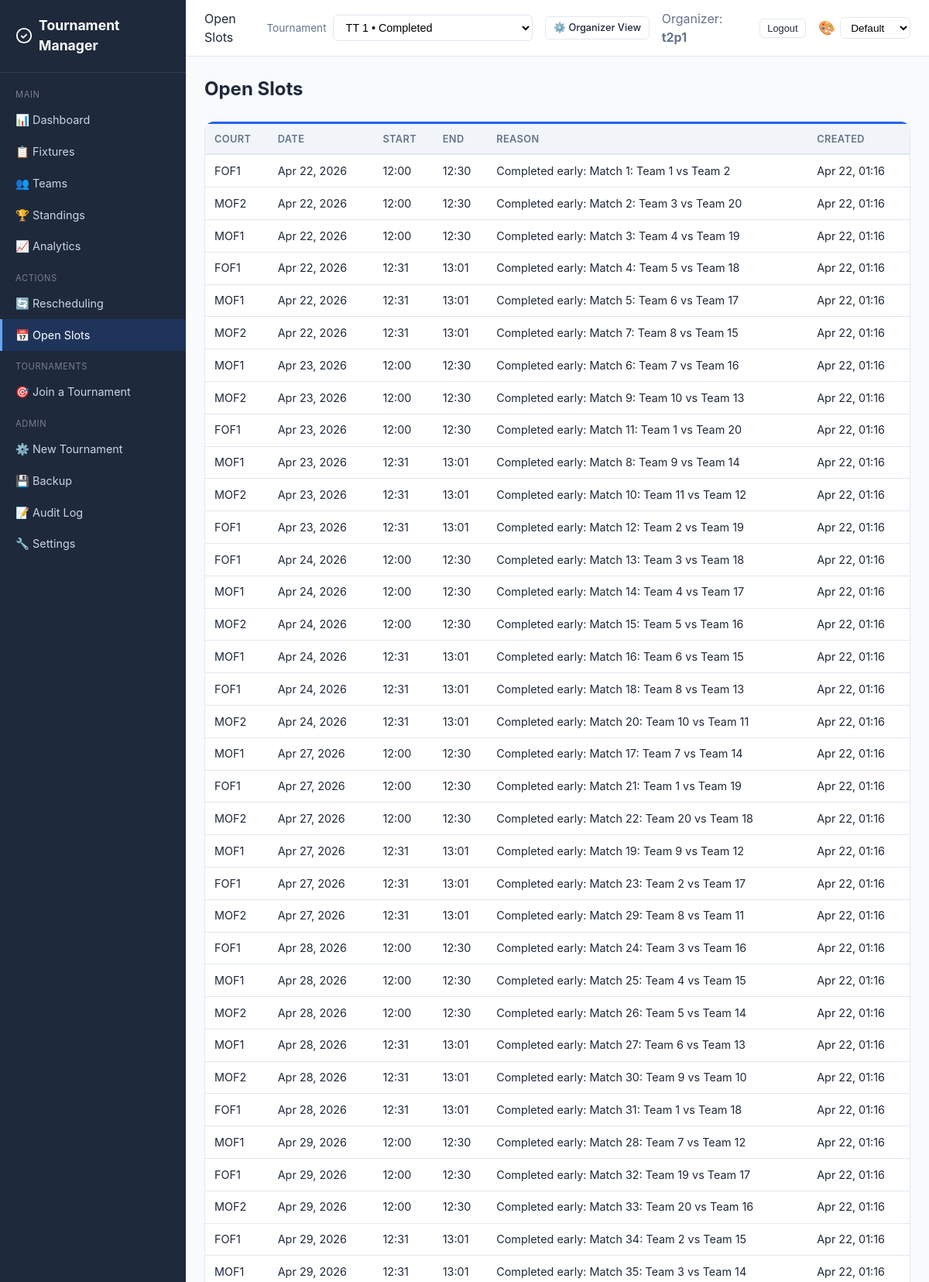
/open-slots/ (signed in, upper part), run on the app's committed database.
### core/models.py (models this page shows, shortened)
class OpenSlot(models.Model):
    tournament = models.ForeignKey(
        Tournament, on_delete=models.CASCADE, related_name="open_slots"
    )
    court = models.ForeignKey(Court, on_delete=models.CASCADE)
    start_time = models.DateTimeField()
    end_time = models.DateTimeField()
    reason = models.CharField(max_length=200, default="")
    created_at = models.DateTimeField(auto_now_add=True)
    class Meta:
        ordering = ["start_time"]

class Court(models.Model):
    tournament = models.ForeignKey(
        Tournament, on_delete=models.CASCADE, related_name="courts"
    )
    name = models.CharField(max_length=100)
    is_available = models.BooleanField(default=True)
    class Meta:
        unique_together = ["tournament", "name"]

### core/views.py (the view)
# urls.py: path("open-slots/", views.open_slots_view, name="open_slots"),
@login_required
def open_slots_view(request):
    tournament = _get_tournament(request)
    if tournament:
        _expire_no_show_reports(tournament)
    context = {
        "tournament": tournament,
        "slots": [],
        **_tournament_context(request, tournament),
    }
    if tournament:
        _sync_open_slots_for_tournament(tournament)
        context["slots"] = tournament.open_slots.select_related("court").filter(end_time__gt=timezone.now())
    return _render_refreshable_page(
        request,
        "core/open_slots.html",
        "core/partials/open_slots_content.html",
        context,
    )

### core/models.py (called while the page is built)
    def __str__(self):
        t1 = self.team1.name if self.team1 else "TBD"
        t2 = self.team2.name if self.team2 else "TBD"
        return f"Match {self.match_number}: {t1} vs {t2}"

### core/views.py (called while the page is built, shortened)
def _get_available_tournaments():
    return Tournament.objects.annotate(
        team_count=Count("teams", distinct=True),
        match_count=Count("matches", distinct=True),
    ).annotate(
        status_rank=db_models.Case(
            db_models.When(status="active", then=db_models.Value(0)),
            db_models.When(status="registration_open", then=db_models.Value(1)),
            db_models.When(status="ready", then=db_models.Value(2)),
            db_models.When(status="scheduled", then=db_models.Value(3)),
            db_models.When(status="setup", then=db_models.Value(4)),
            db_models.When(status="completed", then=db_models.Value(5)),
            default=db_models.Value(6),
            output_field=db_models.IntegerField(),
        )
    ).order_by("status_rank", "-created_at")

def _tournament_context(request, tournament=None):
    if not request.user.is_authenticated:
        return {}
    has_dual_roles = _has_dual_roles(request.user)
    view_mode = request.session.get("view_mode", "team") if has_dual_roles else None
    ctx = {
        "has_dual_roles": has_dual_roles,
        "view_mode": view_mode,
    }
    if _is_organizer(request.user):
        ctx.update({
            "available_tournaments": _get_available_tournaments(),
            "selected_tournament": tournament,
        })
        return ctx

def _is_organizer(user):
    return user.is_staff or user.is_superuser

def _has_dual_roles(user):
    if not _is_organizer(user):
        return False
    return user.memberships.exists()

def _is_partial_refresh(request):
    return (
        request.GET.get("partial") == "1"
        and request.headers.get("x-requested-with", "").lower() == "xmlhttprequest"
    )

def _render_refreshable_page(request, full_template, partial_template, context):
    template_name = partial_template if _is_partial_refresh(request) else full_template
    return render(request, template_name, context)

def _expire_no_show_reports(tournament=None):
    pending_reports = NoShowReport.objects.filter(status="pending").select_related(
        "match", "absent_team", "present_team"
    )
    if tournament is not None:
        pending_reports = pending_reports.filter(match__tournament=tournament)
    now = timezone.now()

### templates/core/open_slots.html (shortened to what this page needs)
{% extends "core/base.html" %}
{% block page_header %}Open Slots{% endblock %}
{% block content %}
<h1 class="page-title">Open Slots</h1>
<div id="open-slots-live-region" data-auto-refresh="true" data-refresh-interval="10000">
    {% include "core/partials/open_slots_content.html" %}
</div>
{% endblock %}

### templates/core/base.html (shortened to what this page needs)
{% load static %}
<!DOCTYPE html>
<html lang="en">
<head>
    <link rel="stylesheet" href="{% static 'css/style.css' %}?v={% now 'YmdHis' %}">
</head>
<body>
{% if user.is_authenticated %}
<div class="app-layout">
    <aside class="sidebar">
        <div class="sidebar-brand">
            <svg viewBox="0 0 24 24" fill="none" stroke="currentColor" stroke-width="2"><circle cx="12" cy="12" r="10"/><path d="M8 12l3 3 5-5"/></svg>
            Tournament Manager
        </div>
        <nav class="sidebar-nav">
            <div class="sidebar-section">Main</div>
            <a href="{% url 'dashboard' %}" class="{% if request.resolver_match.url_name == 'dashboard' %}active{% endif %}">📊 Dashboard</a>
            <a href="{% url 'fixtures' %}" class="{% if request.resolver_match.url_name == 'fixtures' %}active{% endif %}">📋 Fixtures</a>
            <a href="{% url 'teams' %}" class="{% if request.resolver_match.url_name == 'teams' or request.resolver_match.url_name == 'team_detail' %}active{% endif %}">👥 Teams</a>
            <a href="{% url 'standings' %}" class="{% if request.resolver_match.url_name == 'standings' %}active{% endif %}">🏆 Standings</a>
            <a href="{% url 'analytics' %}" class="{% if request.resolver_match.url_name == 'analytics' %}active{% endif %}">📈 Analytics</a>
            <div class="sidebar-section">Actions</div>
            <a href="{% url 'rescheduling' %}" class="{% if request.resolver_match.url_name == 'rescheduling' %}active{% endif %}">🔄 Rescheduling</a>
            <a href="{% url 'open_slots' %}" class="{% if request.resolver_match.url_name == 'open_slots' %}active{% endif %}">📅 Open Slots</a>
            {% if team %}
            <div class="sidebar-section">My Team</div>
            <a href="{% url 'team_detail' pk=team.pk %}" class="{% if request.resolver_match.url_name == 'team_detail' %}active{% endif %}">🏅 {{ team.name }}</a>
            {% if joinable_tournaments %}
            <a href="{% url 'join_tournament_list' %}" class="{% if request.resolver_match.url_name == 'join_tournament_list' or request.resolver_match.url_name == 'join_tournament' or request.resolver_match.url_name == 'create_team' %}active{% endif %}" style="margin-top:0.5rem;">➕ Join New Tournament
                <span style="font-size:0.7rem;background:var(--primary);color:#fff;border-radius:10px;padding:1px 7px;margin-left:0.3rem;vertical-align:middle;">{{ joinable_tournaments|length }}</span>
            </a>
            {% endif %}
            {% else %}
            <div class="sidebar-section">Tournaments</div>
            <a href="{% url 'join_tournament_list' %}" class="">🎯 Join a Tournament</a>
            {% endif %}
            {% if user.is_staff %}
            <div class="sidebar-section">Admin</div>
            <a href="{% url 'tournament_setup' %}" class="{% if request.resolver_match.url_name == 'tournament_setup' %}active{% endif %}">⚙️ New Tournament</a>
            <a href="{% url 'backup' %}" class="{% if request.resolver_match.url_name == 'backup' %}active{% endif %}">💾 Backup</a>
            <a href="{% url 'audit_log' %}" class="{% if request.resolver_match.url_name == 'audit_log' %}active{% endif %}">📝 Audit Log</a>
            <a href="{% url 'settings' %}" class="{% if request.resolver_match.url_name == 'settings' %}active{% endif %}">🔧 Settings</a>
            {% endif %}
        </nav>
    </aside>
    <div class="main-content">
        <header class="topbar">
            <div class="topbar-left">
                <span>{% block page_header %}{% endblock %}</span>
            </div>
            <div class="topbar-right">
                {% if user.is_staff and available_tournaments %}
                <form method="post" action="{% url 'select_tournament' %}" style="display:flex;align-items:center;gap:0.5rem;">
                    <label for="tournament-switch" class="text-muted" style="font-size:0.85rem;">Tournament</label>
                    <select id="tournament-switch" name="tournament_id" class="form-select" onchange="this.form.submit()" style="min-width:220px;">
                        {% for t in available_tournaments %}
                        <option value="{{ t.pk }}" {% if selected_tournament and t.pk == selected_tournament.pk %}selected{% endif %}>
                            {{ t.name }} • {{ t.get_status_display }}
                        </option>
                        {% endfor %}
                    </select>
                </form>
                {% endif %}
                {% if has_dual_roles %}
                <a href="{% url 'toggle_view_preference' %}" class="btn btn-outline btn-sm" title="Switch view mode">
                    {% if view_mode == 'organizer' %}
                    👤 Team View
                    {% else %}
                    ⚙️ Organizer View
                    {% endif %}
                </a>
                {% endif %}
                {% if team %}
                <a href="{% url 'team_detail' pk=team.pk %}" class="btn btn-outline btn-sm">&#9881;&#65039; {{ team.name }}</a>
                {% elif user.is_staff %}
                <span class="text-muted">Organizer: <strong>{{ user.username }}</strong></span>
                {% endif %}
                <form method="post" action="{% url 'logout' %}" style="display:inline;">
                    <button type="submit" class="btn btn-outline btn-sm">Logout</button>
                </form>
                <div class="theme-picker">
                    <label for="themeSelect" style="font-size:1.1rem;cursor:default;" title="Theme">🎨</label>
                    <select id="themeSelect" class="form-select" style="width:auto;padding:0.3rem 0.55rem;font-size:0.85rem;">
                        <option value="default">Default</option>
                    </select>
                </div>
            </div>
        </header>
        <div class="content">
            {% block content %}{% endblock %}
        </div>
    </div>
</div>
{% endif %}
</body>
</html>

### templates/core/partials/open_slots_content.html
{% if tournament %}
<div class="card">
    <div class="table-container">
    <table>
        <thead><tr><th>Court</th><th>Date</th><th>Start</th><th>End</th><th>Reason</th><th>Created</th></tr></thead>
        <tbody>
        {% for slot in slots %}
        <tr>
            <td>{{ slot.court.name }}</td>
            <td>{{ slot.start_time|date:"M d, Y" }}</td>
            <td>{{ slot.start_time|date:"H:i" }}</td>
            <td>{{ slot.end_time|date:"H:i" }}</td>
            <td>{{ slot.reason }}</td>
            <td>{{ slot.created_at|date:"M d, H:i" }}</td>
        </tr>
        {% empty %}
        <tr><td colspan="6" class="text-center text-muted">No open slots available.</td></tr>
        {% endfor %}
        </tbody>
    </table>
    </div>
</div>
{% else %}
<p class="text-muted">No tournament active.</p>
{% endif %}

### static/css/style.css (style rules this page uses)
:root { --primary: #2563eb; --primary-dark: #1d4ed8; --success: #16a34a; --warning: #d97706; --danger: #dc2626; --info: #0891b2; --bg: #f8fafc; --bg-card: #ffffff; --text: #1e293b; --text-muted: #64748b; --border: #e2e8f0; --sidebar-bg: #1e293b; --sidebar-text: #cbd5e1; --sidebar-active: #2563eb; }
.theme-picker { display: flex; align-items: center; gap: 0.4rem; }
* { box-sizing: border-box; margin: 0; padding: 0; }
body { font-family: -apple-system, BlinkMacSystemFont, 'Segoe UI', Roboto, sans-serif; background: var(--bg); color: var(--text); line-height: 1.5; }
.app-layout { display: flex; min-height: 100vh; }
.sidebar { width: 240px; background: var(--sidebar-bg); color: var(--sidebar-text); position: fixed; top: 0; left: 0; bottom: 0; overflow-y: auto; z-index: 100; transition: transform 0.3s; }
.sidebar-brand { padding: 1.25rem; font-size: 1.1rem; font-weight: 700; color: white; border-bottom: 1px solid rgba(255,255,255,0.1); display: flex; align-items: center; gap: 0.5rem; }
.sidebar-brand svg { width: 24px; height: 24px; }
.sidebar-nav { padding: 0.5rem 0; }
.sidebar-nav a { display: flex; align-items: center; gap: 0.75rem; padding: 0.6rem 1.25rem; color: var(--sidebar-text); text-decoration: none; font-size: 0.9rem; transition: all 0.15s; }
.sidebar-nav a.active { background: rgba(37,99,235,0.18); color: white; border-left: 3px solid #60a5fa; padding-left: calc(1.25rem - 3px); }
.sidebar-section { padding: 0.75rem 1.25rem 0.25rem; font-size: 0.7rem; text-transform: uppercase; letter-spacing: 0.05em; color: rgba(255,255,255,0.4); }
.main-content { margin-left: 240px; flex: 1; min-width: 0; }
.topbar { background: var(--bg-card); border-bottom: 1px solid var(--border); padding: 0.75rem 1.5rem; display: flex; justify-content: space-between; align-items: center; position: sticky; top: 0; z-index: 50; }
.topbar-left { display: flex; align-items: center; gap: 1rem; }
.topbar-right { display: flex; align-items: center; gap: 1rem; }
.content { padding: 1.5rem; max-width: 1400px; }
.page-title { font-size: 1.5rem; font-weight: 700; margin-bottom: 1.5rem; }
.card { background: var(--bg-card); border: 1px solid var(--border); border-top: 3px solid var(--primary); border-radius: 12px; margin-bottom: 1rem; }
.table-container { overflow-x: auto; }
table { width: 100%; border-collapse: collapse; font-size: 0.9rem; }
th { background: #f1f5f9; padding: 0.6rem 0.75rem; text-align: left; font-weight: 600; font-size: 0.8rem; text-transform: uppercase; letter-spacing: 0.03em; color: var(--text-muted); border-bottom: 2px solid var(--border); white-space: nowrap; }
td { padding: 0.6rem 0.75rem; border-bottom: 1px solid var(--border); vertical-align: middle; }
.btn { display: inline-flex; align-items: center; gap: 0.4rem; padding: 0.45rem 0.9rem; border-radius: 6px; font-size: 0.85rem; font-weight: 500; border: 1px solid transparent; cursor: pointer; text-decoration: none; transition: all 0.15s; white-space: nowrap; }
.btn-outline { background: white; border-color: var(--border); color: var(--text); }
.btn-sm { padding: 0.25rem 0.6rem; font-size: 0.8rem; }
.form-select { width: 100%; padding: 0.45rem 0.75rem; border: 1px solid var(--border); border-radius: 6px; font-size: 0.9rem; background: white; }
.text-muted { color: var(--text-muted); }

### data on the page
OpenSlot: court.name "FOF1", start_time "Apr 22, 2026", start_time "12:00", end_time "12:30", reason "Completed early: Match 1: Team 1 vs Team 2", created_at "Apr 22, 01:16"
OpenSlot: court.name "MOF2", start_time "Apr 22, 2026", start_time "12:00", end_time "12:30", reason "Completed early: Match 2: Team 3 vs Team 20", created_at "Apr 22, 01:16"
OpenSlot: court.name "MOF1", start_time "Apr 22, 2026", start_time "12:00", end_time "12:30", reason "Completed early: Match 3: Team 4 vs Team 19", created_at "Apr 22, 01:16"
OpenSlot: court.name "FOF1", start_time "Apr 22, 2026", start_time "12:31", end_time "13:01", reason "Completed early: Match 4: Team 5 vs Team 18", created_at "Apr 22, 01:16"
OpenSlot: court.name "MOF1", start_time "Apr 22, 2026", start_time "12:31", end_time "13:01", reason "Completed early: Match 5: Team 6 vs Team 17", created_at "Apr 22, 01:16"
OpenSlot: court.name "MOF2", start_time "Apr 22, 2026", start_time "12:31", end_time "13:01", reason "Completed early: Match 7: Team 8 vs Team 15", created_at "Apr 22, 01:16"
OpenSlot: court.name "MOF1", start_time "Apr 23, 2026", start_time "12:00", end_time "12:30", reason "Completed early: Match 6: Team 7 vs Team 16", created_at "Apr 22, 01:16"
OpenSlot: court.name "MOF2", start_time "Apr 23, 2026", start_time "12:00", end_time "12:30", reason "Completed early: Match 9: Team 10 vs Team 13", created_at "Apr 22, 01:16"
OpenSlot: court.name "FOF1", start_time "Apr 23, 2026", start_time "12:00", end_time "12:30", reason "Completed early: Match 11: Team 1 vs Team 20", created_at "Apr 22, 01:16"
OpenSlot: court.name "MOF1", start_time "Apr 23, 2026", start_time "12:31", end_time "13:01", reason "Completed early: Match 8: Team 9 vs Team 14", created_at "Apr 22, 01:16"
OpenSlot: court.name "MOF2", start_time "Apr 23, 2026", start_time "12:31", end_time "13:01", reason "Completed early: Match 10: Team 11 vs Team 12", created_at "Apr 22, 01:16"
OpenSlot: court.name "FOF1", start_time "Apr 23, 2026", start_time "12:31", end_time "13:01", reason "Completed early: Match 12: Team 2 vs Team 19", created_at "Apr 22, 01:16"
OpenSlot: court.name "FOF1", start_time "Apr 24, 2026", start_time "12:00", end_time "12:30", reason "Completed early: Match 13: Team 3 vs Team 18", created_at "Apr 22, 01:16"
OpenSlot: court.name "MOF1", start_time "Apr 24, 2026", start_time "12:00", end_time "12:30", reason "Completed early: Match 14: Team 4 vs Team 17", created_at "Apr 22, 01:16"
OpenSlot: court.name "MOF2", start_time "Apr 24, 2026", start_time "12:00", end_time "12:30", reason "Completed early: Match 15: Team 5 vs Team 16", created_at "Apr 22, 01:16"
OpenSlot: court.name "MOF1", start_time "Apr 24, 2026", start_time "12:31", end_time "13:01", reason "Completed early: Match 16: Team 6 vs Team 15", created_at "Apr 22, 01:16"
OpenSlot: court.name "FOF1", start_time "Apr 24, 2026", start_time "12:31", end_time "13:01", reason "Completed early: Match 18: Team 8 vs Team 13", created_at "Apr 22, 01:16"
OpenSlot: court.name "MOF2", start_time "Apr 24, 2026", start_time "12:31", end_time "13:01", reason "Completed early: Match 20: Team 10 vs Team 11", created_at "Apr 22, 01:16"
OpenSlot: court.name "MOF1", start_time "Apr 27, 2026", start_time "12:00", end_time "12:30", reason "Completed early: Match 17: Team 7 vs Team 14", created_at "Apr 22, 01:16"
OpenSlot: court.name "FOF1", start_time "Apr 27, 2026", start_time "12:00", end_time "12:30", reason "Completed early: Match 21: Team 1 vs Team 19", created_at "Apr 22, 01:16"
OpenSlot: court.name "MOF2", start_time "Apr 27, 2026", start_time "12:00", end_time "12:30", reason "Completed early: Match 22: Team 20 vs Team 18", created_at "Apr 22, 01:16"
OpenSlot: court.name "MOF1", start_time "Apr 27, 2026", start_time "12:31", end_time "13:01", reason "Completed early: Match 19: Team 9 vs Team 12", created_at "Apr 22, 01:16"
OpenSlot: court.name "FOF1", start_time "Apr 27, 2026", start_time "12:31", end_time "13:01", reason "Completed early: Match 23: Team 2 vs Team 17", created_at "Apr 22, 01:16"
OpenSlot: court.name "MOF2", start_time "Apr 27, 2026", start_time "12:31", end_time "13:01", reason "Completed early: Match 29: Team 8 vs Team 11", created_at "Apr 22, 01:16"
OpenSlot: court.name "FOF1", start_time "Apr 28, 2026", start_time "12:00", end_time "12:30", reason "Completed early: Match 24: Team 3 vs Team 16", created_at "Apr 22, 01:16"
OpenSlot: court.name "MOF1", start_time "Apr 28, 2026", start_time "12:00", end_time "12:30", reason "Completed early: Match 25: Team 4 vs Team 15", created_at "Apr 22, 01:16"
OpenSlot: court.name "MOF2", start_time "Apr 28, 2026", start_time "12:00", end_time "12:30", reason "Completed early: Match 26: Team 5 vs Team 14", created_at "Apr 22, 01:16"
OpenSlot: court.name "MOF1", start_time "Apr 28, 2026", start_time "12:31", end_time "13:01", reason "Completed early: Match 27: Team 6 vs Team 13", created_at "Apr 22, 01:16"
OpenSlot: court.name "MOF2", start_time "Apr 28, 2026", start_time "12:31", end_time "13:01", reason "Completed early: Match 30: Team 9 vs Team 10", created_at "Apr 22, 01:16"
OpenSlot: court.name "FOF1", start_time "Apr 28, 2026", start_time "12:31", end_time "13:01", reason "Completed early: Match 31: Team 1 vs Team 18", created_at "Apr 22, 01:16"
OpenSlot: court.name "MOF1", start_time "Apr 29, 2026", start_time "12:00", end_time "12:30", reason "Completed early: Match 28: Team 7 vs Team 12", created_at "Apr 22, 01:16"
OpenSlot: court.name "FOF1", start_time "Apr 29, 2026", start_time "12:00", end_time "12:30", reason "Completed early: Match 32: Team 19 vs Team 17", created_at "Apr 22, 01:16"
OpenSlot: court.name "MOF2", start_time "Apr 29, 2026", start_time "12:00", end_time "12:30", reason "Completed early: Match 33: Team 20 vs Team 16", created_at "Apr 22, 01:16"
OpenSlot: court.name "FOF1", start_time "Apr 29, 2026", start_time "12:31", end_time "13:01", reason "Completed early: Match 34: Team 2 vs Team 15", created_at "Apr 22, 01:16"
OpenSlot: court.name "MOF1", start_time "Apr 29, 2026", start_time "12:31", end_time "13:01", reason "Completed early: Match 35: Team 3 vs Team 14", created_at "Apr 22, 01:16"

### other printed values
{{ user.username }} "t2p1"
form field tournament_id "TT 1 • Completed"
